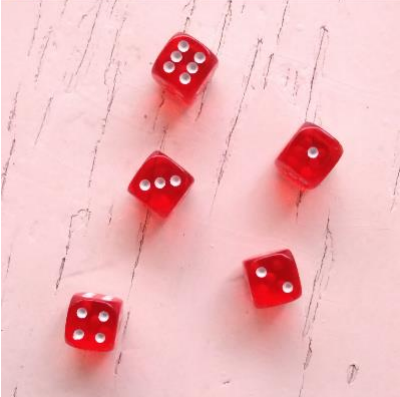
#> input picture reconhecimento_sensoriais/Imagens/img02.png, 400 x 397 px
$ python analise_img.py   (older library calls are emulated)
#> lines starting #> are read from the running program, lines starting #| are printed output that depends on the picture; after the words box and inside, x2 and y2 are one past the last pixel; in counts of white or black regions, pixels touching at a corner belong together
import cv2 as cv
import numpy as np
import mahotas
# Contar os lados do dados que estão para cima
imagem_colorida = cv.imread("Imagens/img02.png")
#> imagem_colorida is the input picture: shape (397, 400, 3); mean B, G, R 188.3, 184.6, 239.7

def escrever(imagem,texto,cor=(255,0,0)):
    fonte = cv.FONT_HERSHEY_SIMPLEX
    cv.putText(imagem,texto,(10,20),fonte,0.5, cor, 0, cv.LINE_AA)

imagem = cv.cvtColor(imagem_colorida, cv.COLOR_BGR2GRAY)
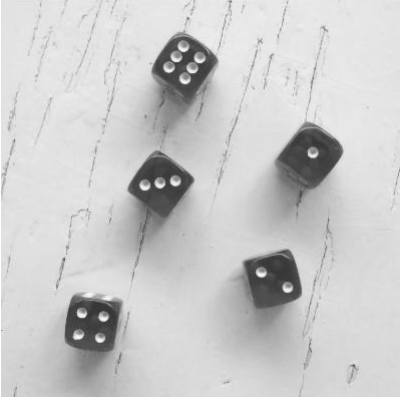
#> imagem: shape (397, 400); min 49, max 255, mean 201.5
suave = cv.blur(imagem,(7,7))
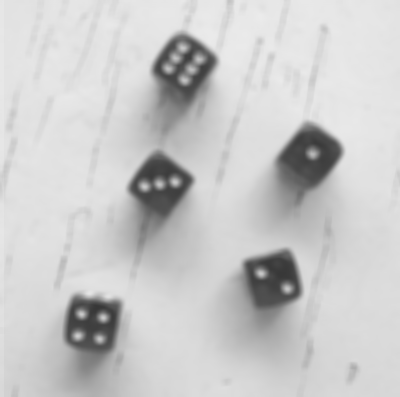
#> suave: shape (397, 400); min 55, max 235, mean 201.5

# Binarização da imagem, resultando em pixel branco e preto
T = mahotas.thresholding.otsu(suave)
#> T = 159
bin = suave.copy()
bin[bin > T] = 255
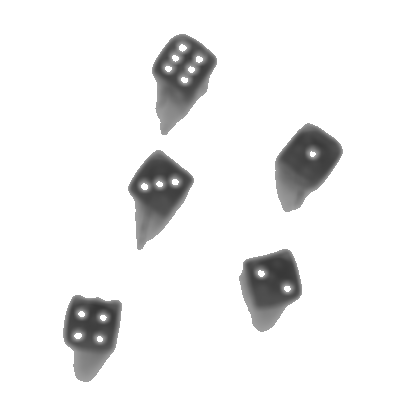
#> bin: shape (397, 400); min 55, max 255, mean 237.7
bin[bin < 255] = 0
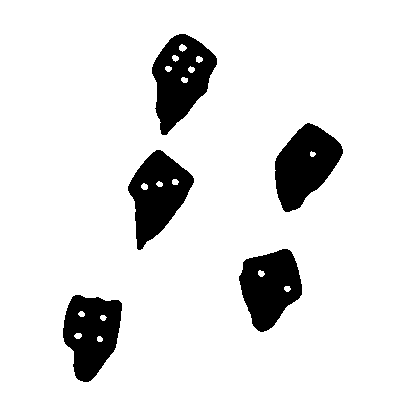
#> bin: shape (397, 400); 88.5% white; 5 black regions, box (x1, y1, x2, y2) and area: (152, 34, 217, 135) 3842, (275, 123, 343, 212) 3734, (128, 150, 194, 250) 3645, (63, 295, 122, 382) 3525, (239, 249, 302, 332) 3505
bin = cv.bitwise_not(bin)

bordas = cv.Canny(suave,70,150)
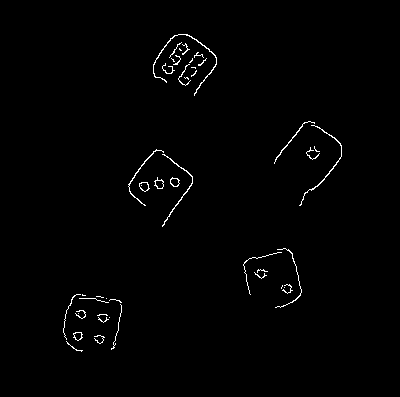
#> bordas: shape (397, 400); 1% white in thin lines or dots, all inside (x1, y1, x2, y2) = (63, 34, 342, 352)


cv.imshow("Quantidade de objetos",bordas)
cv.waitKey(0)

$ run again, with reconhecimento_sensoriais/Imagens/Outras-pessoas.jpg saved as reconhecimento_sensoriais/Imagens/img02.png
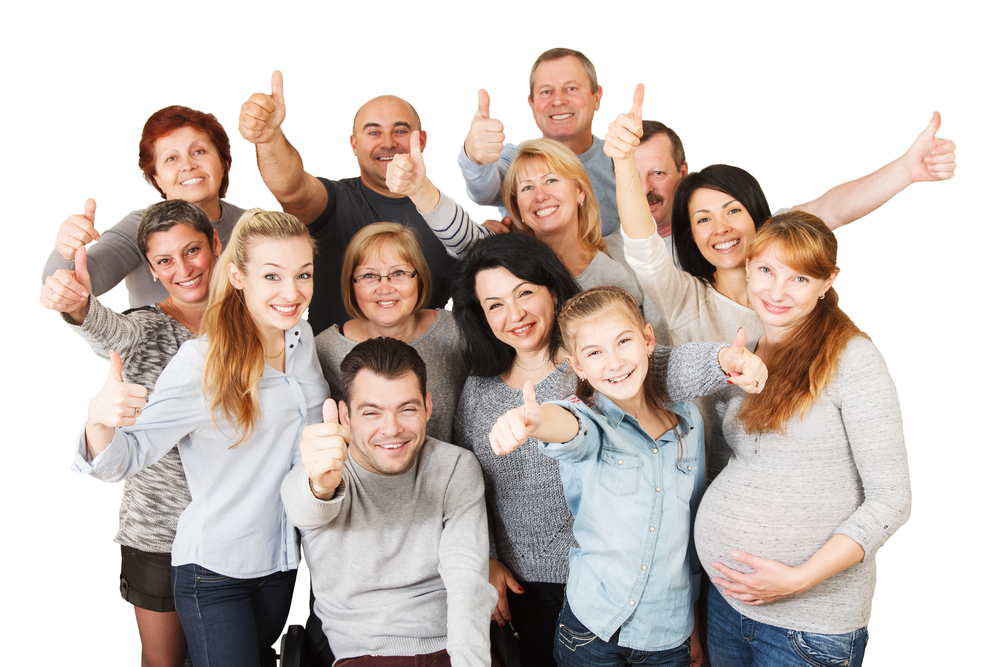
#> input picture reconhecimento_sensoriais/Imagens/Outras-pessoas.jpg, 1000 x 667 px
#> imagem_colorida is the input picture: shape (667, 1000, 3); mean B, G, R 185.2, 190.9, 202.3
#> T = 161
#> `bin[bin < 255] = 0`:
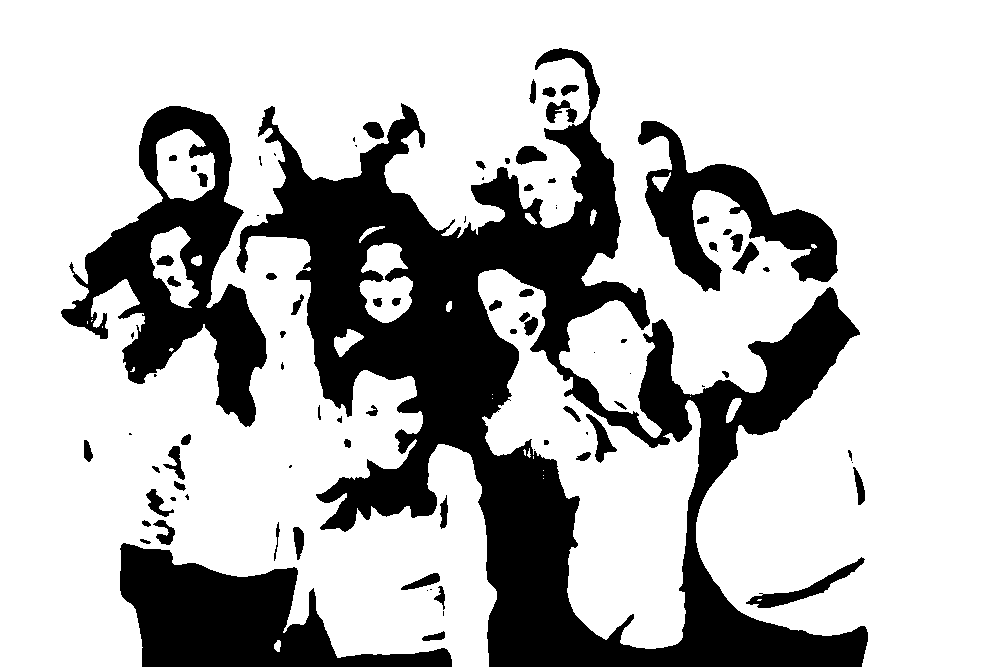
#> bin: shape (667, 1000); 73.6% white; 89 black regions (25 under 20 px), largest, box (x1, y1, x2, y2) and area: (236, 48, 868, 667) 112942, (61, 106, 267, 427) 23484, (120, 543, 452, 667) 19992
#> `bordas = cv.Canny(suave,70,150)`:
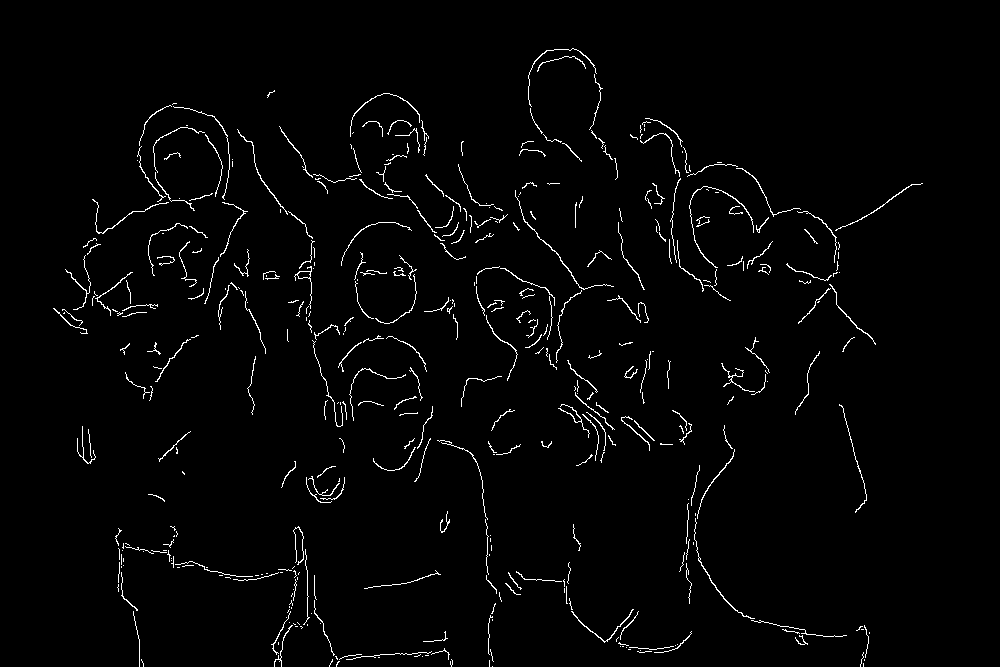
#> bordas: shape (667, 1000); 2% white in thin lines or dots, all inside (x1, y1, x2, y2) = (53, 48, 923, 667)

$ run again, with reconhecimento_sensoriais/Imagens/bebe.webp saved as reconhecimento_sensoriais/Imagens/img02.png
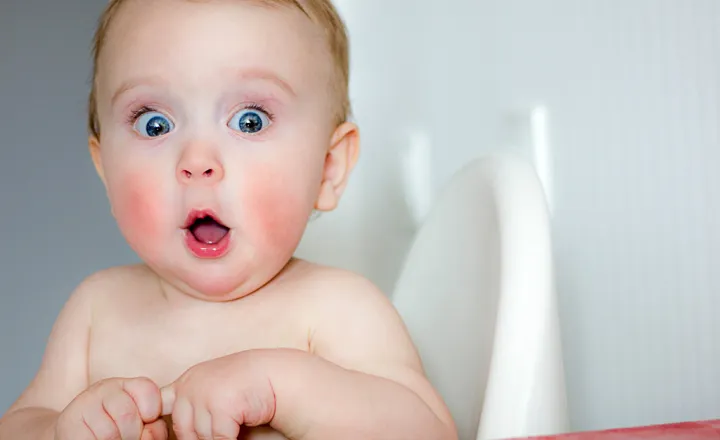
#> input picture reconhecimento_sensoriais/Imagens/bebe.webp, 720 x 440 px
#> imagem_colorida is the input picture: shape (440, 720, 3); mean B, G, R 185.3, 189.3, 198.3
#> T = 172
#> `bin[bin < 255] = 0`:
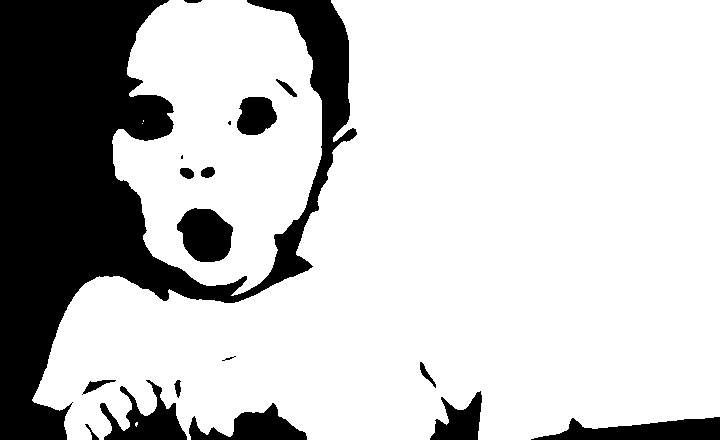
#> bin: shape (440, 720); 77.3% white; 18 black regions (2 under 20 px), largest, box (x1, y1, x2, y2) and area: (0, 0, 357, 440) 59037, (531, 417, 720, 440) 2750, (100, 380, 187, 440) 2278
#> `bordas = cv.Canny(suave,70,150)`:
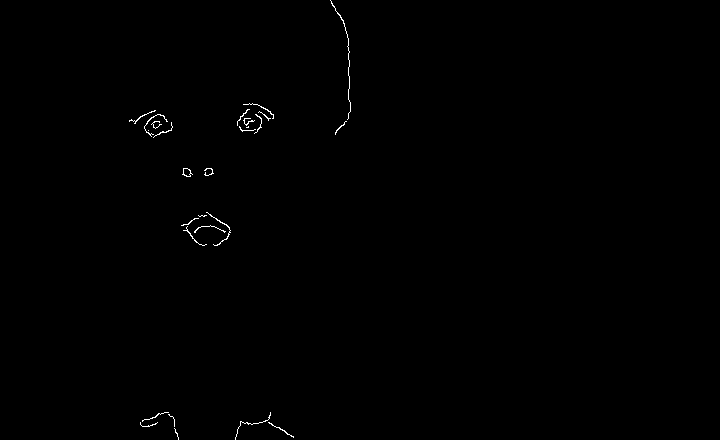
#> bordas: shape (440, 720); 0.29% white in thin lines or dots, all inside (x1, y1, x2, y2) = (129, 0, 351, 440)
